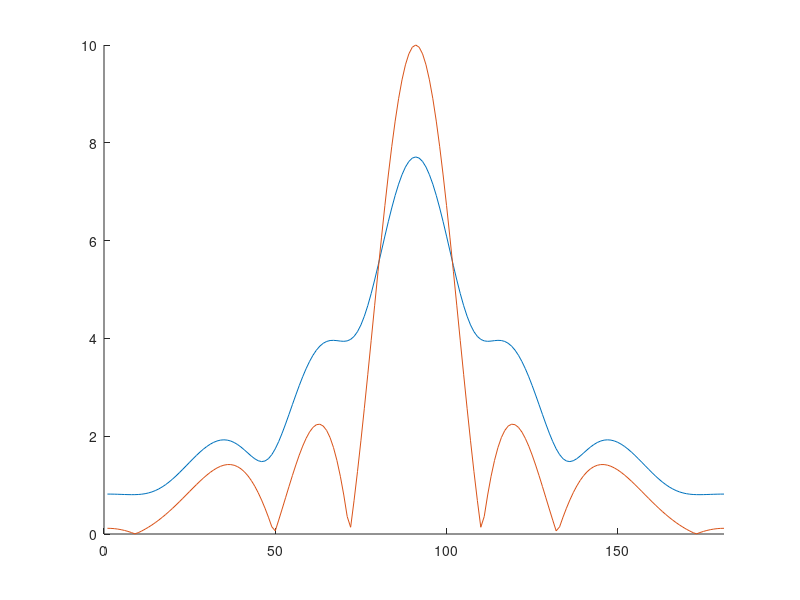

This figure's MATLAB source:
clear all;

% step = 1/32000;           
% time_axis = (0:step:0.1-step)'; 
% f = 1000;
% wave = sin(2*pi*f*time_axis);
% figure(1);
% plot(time_axis,wave);
% xlabel("Time");
% ylabel("Amplitude");
% title("Sin wave");
% grid on;
% xlim([0 0.01]);
% ylim([-2 2]);

L = 0.5;
N = 10;
%d = L/N;
d = 0.1;
c = 330;
f = 1000;

factor = (2*pi*f)/c;

sigma_top = (N-1)/2;
sigma_bot = -sigma_top;
range = (sigma_bot:1:sigma_top);

phi = (0:1:180);
sum = zeros(1,length(phi));

r = 1;
d_0 = sqrt((r^2) + (0*d)^2);
for n = sigma_bot:sigma_top
    d_n = sqrt((r^2) + 2*r*n*d*cosd(phi) + (n*d)^2);
    wave = (d_0./d_n) .* exp(j * factor * (d_n - d_0));
    sum = sum + wave;
end

sum_far = zeros(1,length(phi));

for n = sigma_bot:sigma_top
    wave_far = exp(j * factor * n * d * cosd(phi));
    sum_far = sum_far + wave_far;
end


figure(2)
hold on;
plot(abs(sum));
plot(abs(sum_far));
xlim([0 181])